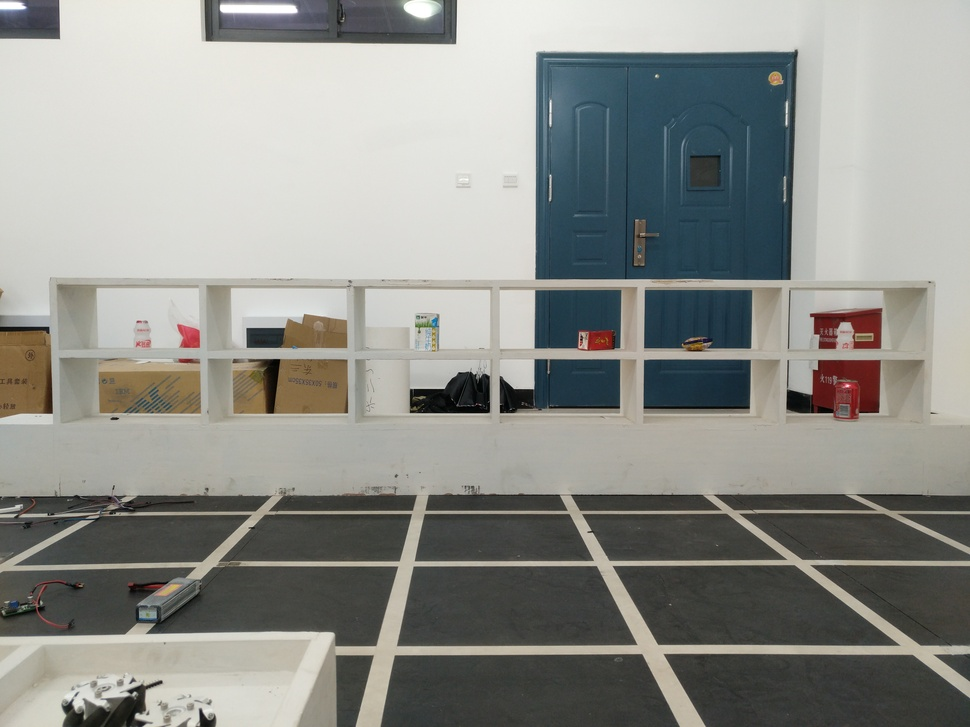
#> input picture IMG_20170310_142125.jpg, 970 x 727 px, shrunk from 4608 x 3456 before the run
$ python 123.py   (older library calls are emulated)
#> lines starting #> are read from the running program, lines starting #| are printed output that depends on the picture; after the words box and inside, x2 and y2 are one past the last pixel; in counts of white or black regions, pixels touching at a corner belong together
# encoding:utf-8
# import cv2
# img = cv2.imread('1234.jpg',1)
# crop_img = img[1:520, 200:500]
# cv2.imshow("image", crop_img)
# cv2.imshow("images", img)
# cv2.waitKey(0)

# def FindColorFools(a, b, c, d, img):
#     length = len(d)
#     for subscript, i in enumerate(d):
#         for x in range(2):
#             if x == 0:
#                 crop_img = img[a[1]:b[1], i:d[i + 1]]
#                 subscript += 1
#             else:
#                 crop_img = img[b[1]:c[1], i:d[i + 1]]
#                 subscript += length
#             # img = cv2.imread("1234.png")
#             # crop_img = img[187:302, 1:229]
#             hsv = cv2.cvtColor(crop_img, cv2.COLOR_BGR2HSV)
#             cimg = cv2.cvtColor(crop_img, cv2.COLOR_BGR2GRAY)
#             # 设定蓝色的阈值
#             # lower_blue=np.array([110,50,50])
#             # upper_blue=np.array([130,255,255])
#             # lower_blue = np.array([26, 43, 46])
#             # upper_blue = np.array([34, 255, 255])
#             lower_blue = np.array([0, 130, 50])
#             upper_blue = np.array([34, 255, 255])
#             # lower_blue = np.array([30, 4, 219])
#             # upper_blue = np.array([51, 150, 255])
#
#             # lower_blue = np.array([20, 241, 129])
#             # upper_blue = np.array([25, 255, 157])
#             # 根据阈值构建掩模
#             mask = cv2.inRange(hsv, lower_blue, upper_blue)
#             res = cv2.bitwise_and(crop_img, crop_img, mask=mask)
#             img, contours, hierarchy = cv2.findContours(mask, cv2.RETR_LIST, cv2.CHAIN_APPROX_NONE)
#
#             area_max_contour = 0
#             # if  contours:
#             #     a = contours[0]
#             #     x,y,w,h = cv2.boundingRect(a)
#             #
#             #     for cnt in contours:
#             #         contour_area_temp = np.fabs(cv2.contourArea(cnt))
#             #         x, y, w, h = cv2.boundingRect(cnt)
#             #         # print x,y,w,h
#             #         # 轮廓外接矩形宽长相差不超过指定像素(根据实际情况调整)
#             #         if np.fabs(w - h) < 80:
#             #             # 找寻满足条件的最大外接矩形面积的轮廓
#             #             if contour_area_temp > area_max_contour:
#             #                 area_max_contour = contour_area_temp
#             #                 a = cnt
#             #     # print a
#             #     # (x, y) 轮廓a的外接矩形左上角的点   w为宽 h为高
#             #     x,y,w, h = cv2.boundingRect(a)
#             # # print x,y,w,h
#             # # print '123455655'
#             # if w+h>100:
#             #     cv2.rectangle(frame, (x, y), (x+w, y+h), (0, 255, 0), 2)
#
#             if contours:
#                 a = contours[0]
#                 x, y, w, h = cv2.boundingRect(a)
#
#                 for cnt in contours:
#                     # contour_area_temp = np.fabs(cv2.contourArea(cnt))
#                     x, y, w, h = cv2.boundingRect(cnt)
#                     print x, y, w, h
#                     if w + h > 5:
#                         cv2.rectangle(crop_img, (x, y), (x + w, y + h), (0, 255, 0), 2)
#                         cv2.imshow('%d' % subscript, crop_img)
#                         # print x,y,w,h
#                         # 轮廓外接矩形宽长相差不超过指定像素(根据实际情况调整)
#                         # if np.fabs(w - h) < 80:
#                         #     # 找寻满足条件的最大外接矩形面积的轮廓
#                         #     if contour_area_temp > area_max_contour:
#                         #         area_max_contour = contour_area_temp
#                         #         a = cnt
#                         # print a
#                         # (x, y) 轮廓a的外接矩形左上角的点   w为宽 h为高
#                         # x,y,w, h = cv2.boundingRect(a)
#             # print x,y,w,h
#             # print '123455655'
#
#
#
#             # cv2.HoughCircles(cimg, cv2.HOUGH_STANDARD, 1, 20, circles, param1=50, param2=30, minRadius=0, maxRadius=0)
#             # circles1 = cv2.HoughCircles(mask, cv2.HOUGH_GRADIENT, 1,
#             #                             100, param1=100, param2=30, minRadius=200, maxRadius=300)
#             # print type(circles1)
#             # if circles1 is not None:
#             #     circles = circles1[0, :, :]  # 提取为二维
#             #     circles = np.uint16(np.around(circles))  # 四舍五入，取整
#             #     for i in circles[:]:
#             #         # draw the outer circle
#             #         cv2.circle(frame, (i[0], i[1]), i[2], (0, 255, 0), 2)
#             #         # draw the center of the circle
#             #         cv2.circle(frame, (i[0], i[1]), 2, (0, 0, 255), 3)
#             #     # 对原图像和掩模进行位运算
#
#             # 显示图像
#             # cv2.imshow('frame', crop_img)
#             # cv2.imshow('mask', mask)
#             # cv2.imshow('res', res)
#             # crop_img = photo[a:b, c:d]
#
#     # print crop_img
#     # cv2.imshow("photo", crop_img)
#     cv2.waitKey(0)
# import cv2
# import numpy as np
# from matplotlib import pyplot as plt
# import threading
# import Queue
# # img = cv2.imread('IMG_3779.JPG', 0)
# # img2 = img.copy()
# # template = cv2.imread('1403.jpg', 0)
# # w, h = template.shape[::-1]
# # print w, h
# # # All the 6 methods for comparison in a list
# # methods = ['cv2.TM_CCOEFF', 'cv2.TM_CCOEFF_NORMED', 'cv2.TM_CCORR',
# #             'cv2.TM_CCORR_NORMED', 'cv2.TM_SQDIFF', 'cv2.TM_SQDIFF_NORMED']
# # # methods = ['cv2.TM_SQDIFF_NORMED']
# # for meth in methods:
# #     img = img2.copy()
# #     #exec 语句用来执行储存在字符串或文件中的Python 语句。
# #     # 例如，我们可以在运行时生成一个包含Python 代码的字符串，然后使用exec 语句执行这些语句。
# #     #eval 语句用来计算存储在字符串中的有效Python 表达式
# #     method = eval(meth)
# #     # Apply template Matching
# #     res = cv2.matchTemplate(img, template, method)
# #     # print res
# #     min_val, max_val, min_loc, max_loc = cv2.minMaxLoc(res)
# #     # 使用不同的比较方法，对结果的解释不同
# #     # If the method is TM_SQDIFF or TM_SQDIFF_NORMED, take minimum
# #     if method in [cv2.TM_SQDIFF, cv2.TM_SQDIFF_NORMED]:
# #         top_left = min_loc
# #     else:
# #         top_left = max_loc
# #     print top_left
# #     # print max_loc
# #     print max_val
# #     print min_val
# #     # cv2.minMaxLoc()
# #     bottom_right = (top_left[0] + w, top_left[1] + h)
# #     cv2.rectangle(img, top_left, bottom_right, 255, 2)
# #     plt.subplot(121),plt.imshow(template, cmap = 'gray')
# #     plt.title('Matching Result'), plt.xticks([]), plt.yticks([])
# #     plt.subplot(122),plt.imshow(img,cmap = 'gray')
# #     plt.title('Detected Point'), plt.xticks([]), plt.yticks([])
# #     plt.suptitle(meth)
# #     plt.show()
# # q = Queue.Queue()
# # def Threads(sub):
# #     print "Thread-%d" % sub
# #     q.put(([1,2,3], sub))
# #
# # def ThreadMain():
# #     threads = []
# #     for i in range(5):
# #         threadings = threading.Thread(target=Threads, args=(i,))
# #         threads.append(threadings)
# #     return threads
# #
# # if __name__ == "__main__":
# #     threads = ThreadMain()
# #     for t in threads:
# #         t.start()
# #     while not q.empty():
# #         print q.get()[0][1]
#
# # str = raw_input()
# #
# # str = str.split(" ")
# #
# # print len(str[len(str) - 1])
# # str = raw_input()
# # st = raw_input()
# #
# # print str.count(st)
# # while 1:
# #     for i in range(10):
# #         if i == 0:
# #             break
# #     print 123
# # counts = raw_input()
# # lists = []
# # for i in range(int(counts)):
# #     str = raw_input()
# #     if str in lists:
# #         pass
# #     else:
# #         for x in range(len(lists))
# #         lists.append(str)
# # print lists
# #
# #
# # for i in range(len(lists)):
# #     print lists[i]
# # delsign = []
# # addnumber = []
# # sp = [300, 5200]
# # newline = [740, 1440, 2140, 2240, 3540, 4240]
# # subscript = 3
# # signs = [1, 0, 1, 3, 1, 1]
# # breadth = 100
# # for i in range(subscript):
# #     newline[i] = abs(newline[subscript] - (subscript - i) * breadth)
# # for i in range(subscript + 1, len(newline)):
# #     # 第三版本竖线识别修改部分
# #     if float((newline[i] - newline[subscript])) / breadth < (i - subscript) + 0.6:
# #         # 该判断是为了防止新添竖线超过图像最大横坐标
# #         if newline[subscript] + (i - subscript) * breadth > sp[1]:
# #             # newline[i] = sp[1] - 5
# #             delsign.append(newline[i])
# #         else:
# #             newline[i] = newline[subscript] + (i - subscript) * breadth
# #     else:
# #         if float((newline[i] - newline[subscript])) / breadth < (i - subscript) + 1.0:
# #             adds = ((newline[i] - newline[subscript]) / breadth) + 1
# #             addnumber.append(i)
# #             newline[i] = newline[subscript] + adds * breadth
# #             if newline[i] > sp[1]:
# #                 del newline[i]
# #                 del signs[i]
# #         else:
# #             xx = float((newline[i] - newline[subscript])) / breadth - (i - subscript)
# #             yy = int(xx)
# #             zz = xx - yy
# #             if zz > 0.6:
# #                 n = yy
# #             else:
# #                 n = yy - 1
# #             for x in range(n):
# #                 addnumber.append(i + x)
# #             if zz > 0.6:
# #                 adds = ((newline[i] - newline[subscript]) / breadth) + yy + 1
# #             else:
# #                 adds = ((newline[i] - newline[subscript]) / breadth) + yy
# #             newline[i] = newline[subscript] + adds * breadth
# #             print newline[i]
# #
# # if addnumber:
# #     for i in addnumber:
# #         if newline[subscript] + (i - subscript) * breadth < sp[1]:
# #             newline.insert(i, newline[subscript] + (i - subscript) * breadth)
# #
# # print newline
#
# # lists = [1, 2, 4, 5]
# # insert = [2, 3]
# # if insert:
# #     for x in range(len(insert)):
# #         insert[x] += x
# #     print insert
# #     for i in insert:
# #         lists.insert(i, i + 1)
# # for x in range(len(insert)):
# #     insert[x] -= x
# # for i in insert:
# #     del lists[i]
# #
# # print lists
#
import cv2
import numpy as np
from matplotlib import pyplot as plt
import time
import threading
import Queue

def ImagePartition(original_image, number):
#> called with original_image = 'IMG_20170310_142125.jpg', number = 1
    img = cv2.imread(original_image)
#> img is the input picture: shape (727, 970, 3); mean B, G, R 139.1, 144.2, 143.1
    sp = img.shape
    # print sp[1]
    # print (2 * sp[0] / 3)
    # edges = cv2.Canny(img, 100, 150)
    gray = cv2.cvtColor(img, cv2.COLOR_BGR2GRAY)
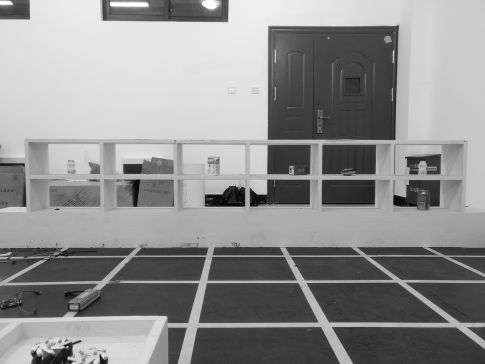
#> gray: shape (727, 970) (shown at 1/2 size); min 0, max 255, mean 143.3
    edges = cv2.Canny(gray, 50, 150, apertureSize=3)
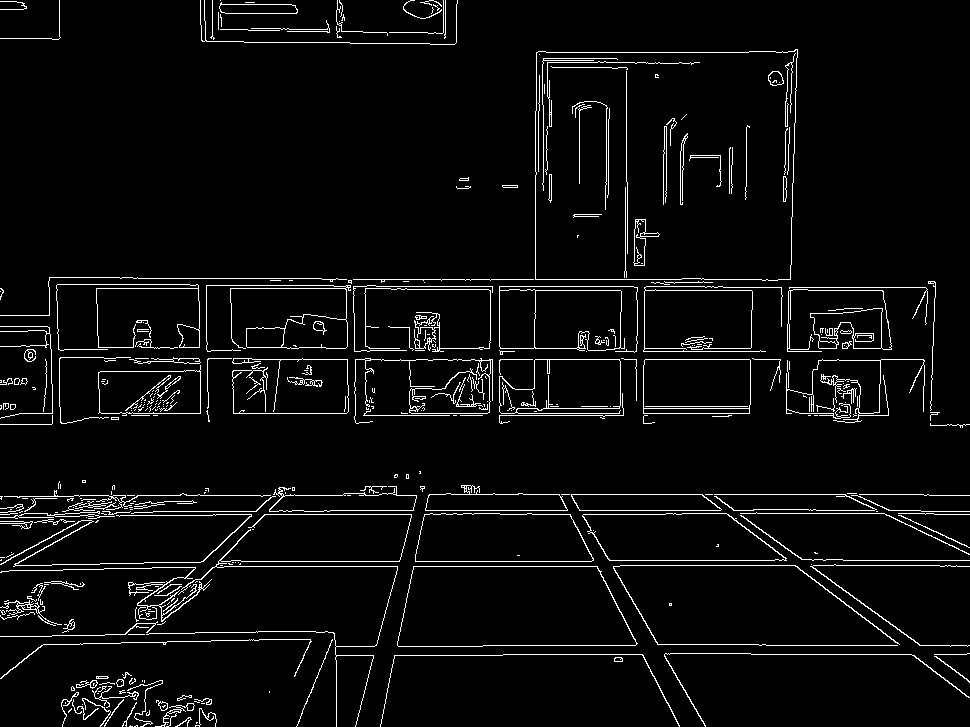
#> edges: shape (727, 970); 4.4% white in thin lines or dots
    # edge = edges.copy()
    # lines = cv2.HoughLines(edges, 1, np.pi/180, 100)

    # 寻找霍夫直线
    lines = cv2.HoughLinesP(edges, 1, np.pi / 180, 100, 10, 0)
#> lines = 338 rows, first 6: [101, 413, 119, 413], [518, 413, 619, 413], [198, 494, 199, 494], [714, 494, 845, 494], [816, 510, 874, 510], [303, 359, 347, 359]

    # 横线列表
    transverseline = []
    # 竖线列表
    verticalline = []

    for i in lines:
        for x1, y1, x2, y2 in i:
            # if y1 < 500:
            if abs(y1 - y2) < 10:
                if abs(x1 - x2) > 15:
                    if (1 * sp[0] / 3) < y1 < (3 * sp[0] / 4):
                        if 250 < x1:
                            transverseline.append([x1, y1, x2, y2])
            if abs(x1 - x2) < 10:
                if abs(y1 - y2) > 15:
                    if y1 < (2 * sp[0] / 3):
                        verticalline.append([x1, y1, x2, y2])
#> this loop made 338 passes
#> after the loop, transverseline = 62 items, first 6: [518, 413, 619, 413], [714, 494, 845, 494], [816, 510, 874, 510], [303, 359, 347, 359], [264, 514, 411, 514], [460, 415, 482, 415]; verticalline = 18 items, first 6: [535, 279, 535, 175], [796, 87, 796, 70], [789, 348, 789, 324], [787, 343, 787, 324], [535, 312, 535, 290], [626, 181, 626, 71]
            # cv2.line(img, (x1, y1), (x2, y2), (0, 255, 0), 2)

    for i in transverseline:
        cv2.line(img, (i[0], i[1]), (i[2], i[3]), (0, 255, 0), 2)
#> this loop made 62 passes
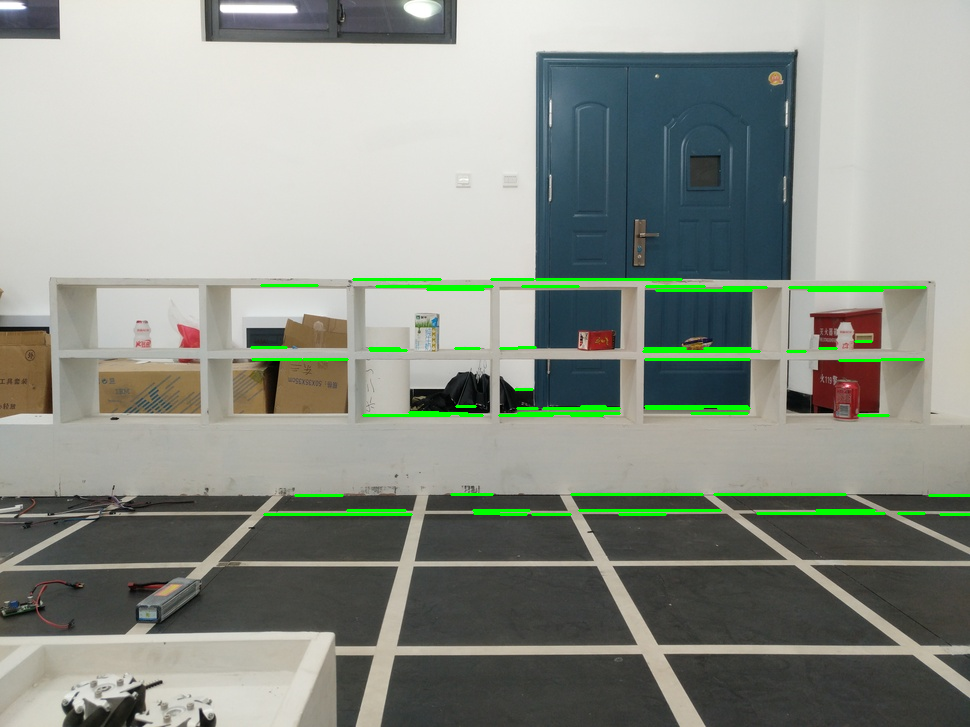
#> img: shape (727, 970, 3); 1.54% of pixels changed, all inside (x1, y1, x2, y2) = (250, 278, 970, 516)

    plt.subplot(121), plt.imshow(img, cmap='gray')
    plt.title('Original Image'), plt.xticks([]), plt.yticks([])
    # [4 lines of commented-out code are left out]
    plt.show()

if __name__ == "__main__":
    ImagePartition("IMG_20170310_142125.jpg", 1)

$ run again, with 1234.jpg copied over IMG_20170310_142125.jpg
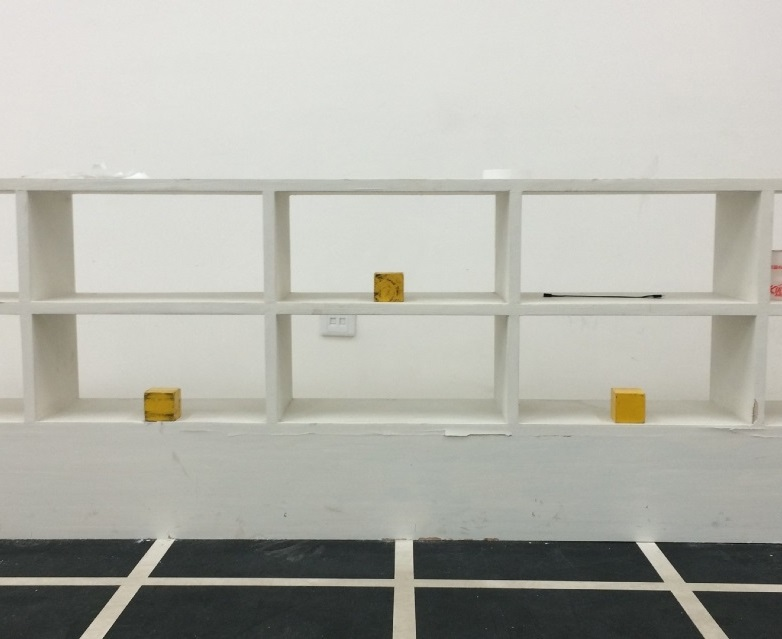
#> input picture 1234.jpg, 782 x 639 px
#> in ImagePartition, img is the input picture: shape (639, 782, 3); mean B, G, R 171.5, 179.2, 179
#> in ImagePartition, `edges = cv2.Canny(gray, 50, 150, apertureSize=3)`:
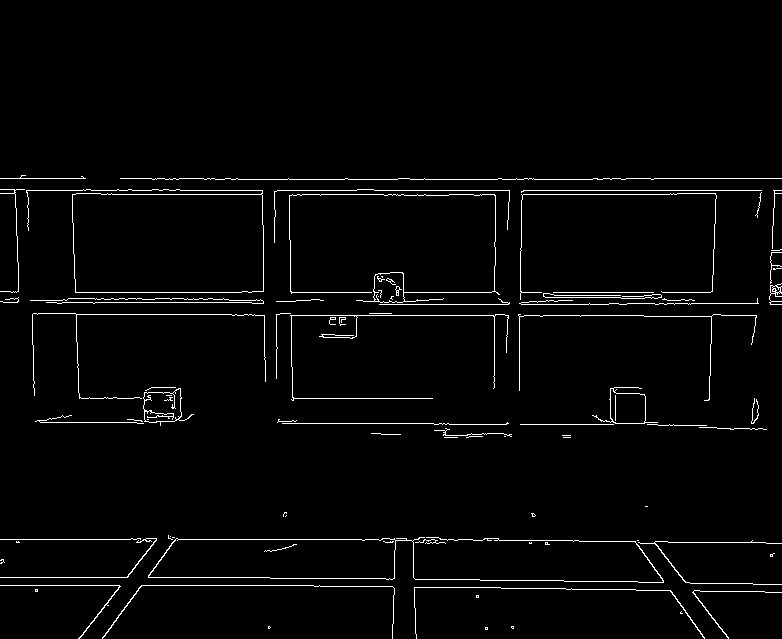
#> edges: shape (639, 782); 2.4% white in thin lines or dots, all inside (x1, y1, x2, y2) = (0, 175, 782, 639)
#> lines = 85 rows, first 6: [277, 190, 356, 190], [553, 292, 653, 292], [302, 194, 319, 194], [178, 539, 361, 539], [425, 179, 497, 179], [523, 194, 669, 194]
#> the loop in ImagePartition, `for i in lines:` made 85 passes
#> after the loop in ImagePartition, `for i in lines:`: transverseline = 14 items, first 6: [553, 292, 653, 292], [290, 315, 493, 315], [521, 304, 588, 304], [282, 423, 433, 423], [293, 398, 432, 398], [520, 424, 613, 424]; verticalline = [[714, 248, 714, 228], [291, 316, 291, 360], [519, 390, 519, 342], [712, 291, 712, 275], [262, 195, 262, 224], [72, 194, 72, 218], [711, 343, 711, 320], [494, 375, 494, 316]]
#> the loop in ImagePartition, `for i in transverseline:` made 14 passes
#> after the loop in ImagePartition, `for i in transverseline:`:
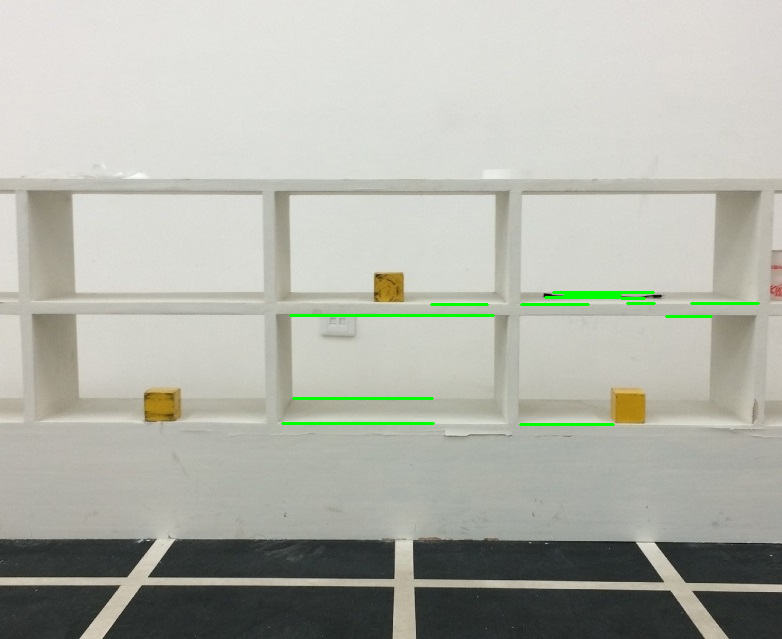
#> img: shape (639, 782, 3); 0.66% of pixels changed, all inside (x1, y1, x2, y2) = (281, 291, 760, 426)
